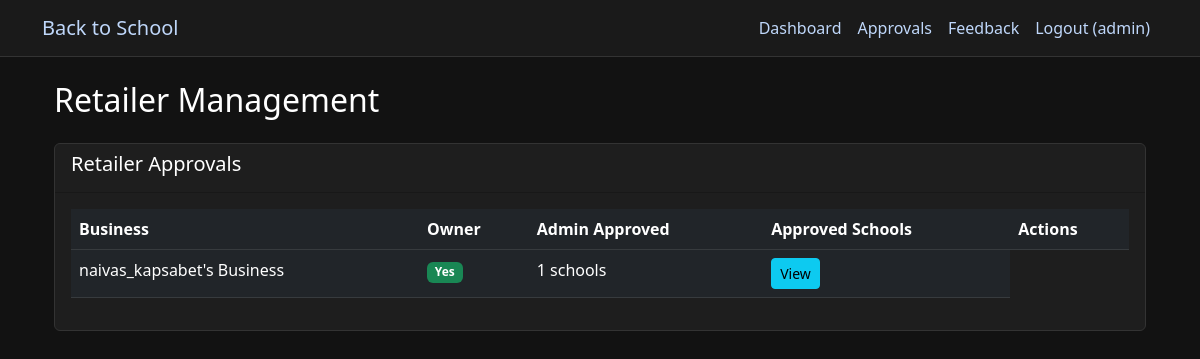
Page /admin/retailers (signed in) on the earlier database version.
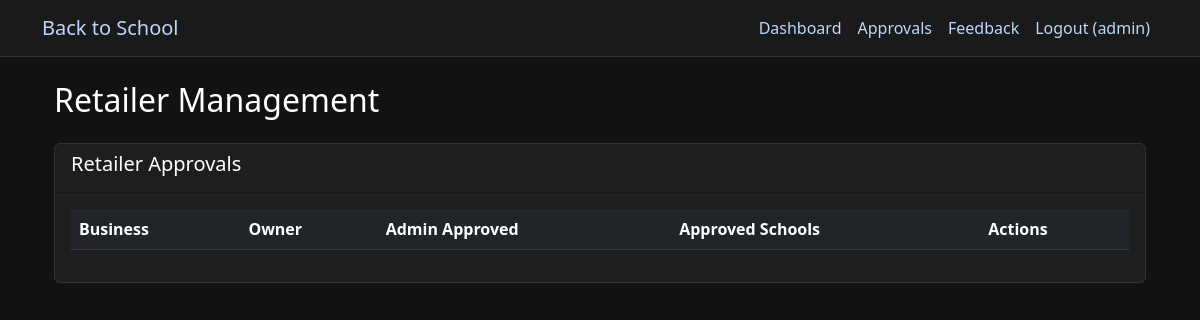
Same page on the later database version.
### app.py (models this page shows, shortened)
class User(db.Model):
    id = db.Column(db.Integer, primary_key=True)
    username = db.Column(db.String(80), unique=True, nullable=False)
    email = db.Column(db.String(120), unique=True, nullable=False)
    password_hash = db.Column(db.String(128))
    role = db.Column(db.String(20))  # app_admin, parent, student, school_admin, retailer, donor
    is_approved = db.Column(db.Boolean, default=False)
    created_at = db.Column(db.DateTime, default=datetime.utcnow)
    reset_token = db.Column(db.String(100), unique=True)
    reset_token_expiration = db.Column(db.DateTime)
    school_id = db.Column(db.Integer, db.ForeignKey('school.id'))
    school = db.relationship('School', backref='users')
    children = db.relationship(
        'User',
        secondary=parent_student_association,
        primaryjoin=(parent_student_association.c.parent_id == id),
        secondaryjoin=(parent_student_association.c.student_id == id),
        backref=db.backref('parents'),
        lazy='dynamic'
    )

class Retailer(db.Model):
    id = db.Column(db.Integer, primary_key=True)
    user_id = db.Column(db.Integer, db.ForeignKey('user.id'), nullable=False)
    business_name = db.Column(db.String(100), nullable=False)
    business_address = db.Column(db.String(200))
    is_approved_by_admin = db.Column(db.Boolean, default=False)
    is_approved_by_school = db.Column(db.Boolean, default=False)
    approved_schools = db.relationship('School', secondary='retailer_school', backref='approved_retailers')

### app.py (the view)
@app.route('/admin/retailers')
@role_required(['app_admin'])
def admin_retailers():
    retailers = Retailer.query.order_by(Retailer.is_approved_by_admin).all()
    return render_template('admin/retailers.html', retailers=retailers)

### app.py (called while the page is built)
def role_required(roles):
    def decorator(f):
        @wraps(f)
        def decorated_function(*args, **kwargs):
            if 'user_id' not in session:
                flash('Please log in to access this page', 'error')
                return redirect(url_for('login'))
            if session['role'] not in roles:
                flash('You do not have permission to access this page', 'error')
                return redirect(url_for('dashboard'))
            return f(*args, **kwargs)
        return decorated_function
    return decorator

@app.before_request
def load_logged_in_user():
    user_id = session.get('user_id')
    if user_id is None:
        g.user = None
    else:
        g.user = db.session.get(User, user_id)

@app.context_processor
def inject_user():
    return dict(current_user=g.user)

@app.context_processor
def inject_cart_item_count():
    if 'user_id' not in session or session.get('role') not in ['parent', 'student']:
        return {'cart_item_count': 0}
    cart = Cart.query.filter_by(user_id=session['user_id']).first()
    if not cart:
        return {'cart_item_count': 0}
    count = db.session.query(db.func.sum(CartItem.quantity)).filter_by(cart_id=cart.id).scalar() or 0
    return {'cart_item_count': count}

### templates/admin/retailers.html (shortened to what this page needs)
{% extends "base.html" %}
{% block content %}
<div class="container">
    <h2 class="mb-4">Retailer Management</h2>
    <div class="card">
        <div class="card-header">
            <h5>Retailer Approvals</h5>
        </div>
        <div class="card-body">
            <div class="table-responsive">
                <table class="table table-dark">
                    <thead>
                        <tr>
                            <th>Business</th>
                            <th>Owner</th>
                            <th>Admin Approved</th>
                            <th>Approved Schools</th>
                            <th>Actions</th>
                        </tr>
                    </thead>
                    <tbody>
                        {% for retailer in retailers %}
                        <tr>
                            <td>{{ retailer.business_name }}</td>
                            <td>
                                <span class="badge bg-{{ 'success' if retailer.is_approved_by_admin else 'warning' }}">
                                    {{ 'Yes' if retailer.is_approved_by_admin else 'No' }}
                                </span>
                            </td>
                            <td>{{ retailer.approved_schools|length }} schools</td>
                            <td>
                                <button type="button" class="btn btn-sm btn-info" data-bs-toggle="modal" data-bs-target="#schoolsModal{{ retailer.id }}">
                                    View
                                </button>
                            </td>
                        </tr>
                        {% endfor %}
                    </tbody>
                </table>
            </div>
        </div>
    </div>
</div>
{% endblock %}

### templates/base.html (shortened to what this page needs)
<!DOCTYPE html>
<html lang="en">
<head>
    <link href="https://cdn.jsdelivr.net/npm/bootstrap@5.3.0/dist/css/bootstrap.min.css" rel="stylesheet">
</head>
<body>
<nav class="navbar navbar-expand-lg navbar-dark">
    <div class="container">
        <a class="navbar-brand" href="{{ url_for('home') }}">Back to School</a>
        <div class="collapse navbar-collapse" id="navbarNav">
            <ul class="navbar-nav ms-auto">
                {% if 'user_id' in session %}
                    <li class="nav-item">
                        <a class="nav-link" href="{{ url_for('dashboard') }}">Dashboard</a>
                    </li>
                    {% if session['role'] == 'app_admin' %}
                        <li class="nav-item">
                            <a class="nav-link" href="{{ url_for('approvals') }}">Approvals</a>
                        </li>
                        <li class="nav-item"><a class="nav-link" href="{{ url_for('admin_complaints') }}">Feedback</a></li>
                    {% endif %}
                    <li class="nav-item">
                        {% if current_user %}
                        <a class="nav-link" href="{{ url_for('logout') }}">Logout ({{ current_user.username }})</a>
                        {% else %}
                        <a class="nav-link" href="{{ url_for('logout') }}">Logout</a>
                        {% endif %}
                    </li>
                {% endif %}
            </ul>
        </div>
    </div>
</nav>
    <div class="container mt-4">
        {% block content %}{% endblock %}
    </div>
</body>
</html>

### templates/base.html (style rules this page uses)
body { background-color: #121212; color: #ffffff; }
h1, h2, h3, h4, h5, h6, span, p { color: #ffffff !important; }
a { color:rgb(191, 215, 250) !important; }
.navbar { background-color: #1a1a1a !important; border-bottom: 1px solid #333; }
.card { background-color: #1e1e1e; border: 1px solid #333; }
.table { color: #ffffff; }
.table-dark { background-color: #1e1e1e; }

Differences in the rows shown:
removed Retailer: business_name "naivas_kapsabet's Business", is_approved_by_admin "Yes", approved_schools|length "1"
